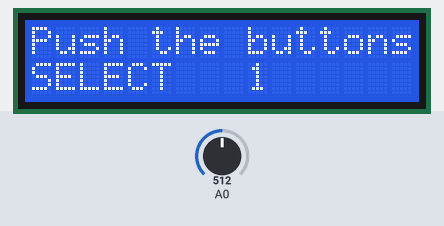
This sketch was run on a simulated Arduino Uno, built with avr-gcc and run on an emulated ATmega328P. Shown: 16×2 character LCD. The test bench sets the inputs (shaded band); at power-on: A0 = 512.

Above: at 1.2 s.
1.3 s: A0 set to 465
3.5 s: A0 set to 435
At 4.4 s:
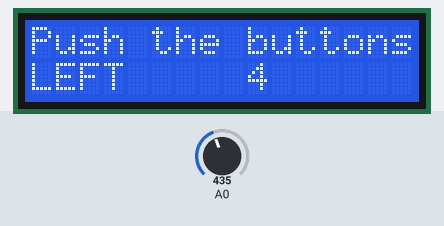
6.5 s: A0 set to 362
8.5 s: A0 set to 339
At 9.3 s:
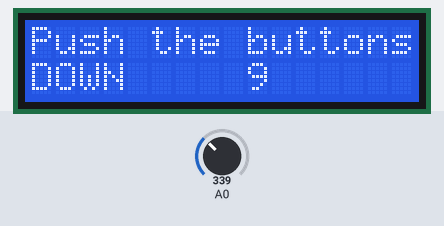
11.5 s: A0 set to 265
13.5 s: A0 set to 240
At 14.3 s:
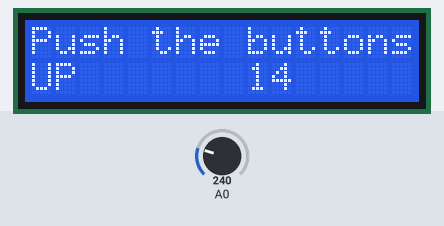
Timing chart, 0 to 16.5 s (numbered marks = the images above; inputs shaded):
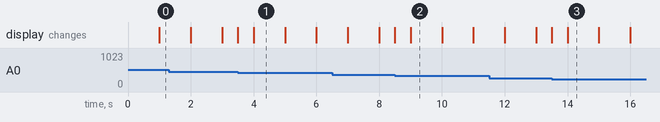

The sketch:

LCD_Keypad_Shield_Demo.ino
```cpp
/*
  Example featuring the LCD Keypad Shield V1.1.
  Author: Tim Sinaeve
  (c) 2014

  Based on code by Mark Bramwell, July 2010
*/

#include <LiquidCrystal.h>

// select the pins used on the LCD panel
LiquidCrystal lcd(8, 9, 4, 5, 6, 7);

const byte BUTTON_RIGHT  = 0;
const byte BUTTON_UP     = 1;
const byte BUTTON_DOWN   = 2;
const byte BUTTON_LEFT   = 3;
const byte BUTTON_SELECT = 4;
const byte BUTTON_NONE   = 5;

// define some values used by the panel and buttons
int lcd_key    = 0;
int adc_key_in = 0;

// read the buttons
int readLCDButtons()
{
  adc_key_in = analogRead(0);

  if (adc_key_in > 1000)
    return BUTTON_NONE;
  if (adc_key_in < 50)
    return BUTTON_RIGHT;
  if (adc_key_in < 250)
    return BUTTON_UP;
  if (adc_key_in < 350)
    return BUTTON_DOWN;
  if (adc_key_in < 450)
    return BUTTON_LEFT;
  if (adc_key_in < 900)
    return BUTTON_SELECT;
  else
    return BUTTON_NONE;
}

void setup()
{
  lcd.begin(16, 2);
  lcd.setCursor(0, 0);
  lcd.print("Push the buttons");
}

void loop()
{
  lcd.setCursor(9, 1);
  lcd.print(millis() / 1000);
  lcd.setCursor(0, 1);
  lcd_key = readLCDButtons();

  switch (lcd_key)
  {
    case BUTTON_RIGHT:
    {
       lcd.print("RIGHT ");
       break;
    }
    case BUTTON_LEFT:
    {
       lcd.print("LEFT   ");
       break;
    }
    case BUTTON_UP:
    {
       lcd.print("UP    ");
       break;
    }
    case BUTTON_DOWN:
    {
       lcd.print("DOWN  ");
       break;
    }
    case BUTTON_SELECT:
    {
       lcd.print("SELECT");
       break;
    }
    case BUTTON_NONE:
    {
       lcd.print("NONE  ");
       break;
    }
  }
}
```

Measured:
- the behaviour switches between 450 and 449 on A0 (found by bisection; images 0 and 1)
- the behaviour switches between 350 and 349 on A0 (found by bisection; images 1 and 2)
- the behaviour switches between 250 and 249 on A0 (found by bisection; images 2 and 3)
- after the input at 3.5 s, the display: first changes at once (image 1 shows a later state)
- after the input at 8.5 s, the display: first changes at once (image 2 shows a later state)
- after the input at 13.5 s, the display: first changes at once (image 3 shows a later state)
- what the display in image 1 shows lasts 1.0 s, from 4.0 s to 5.0 s
